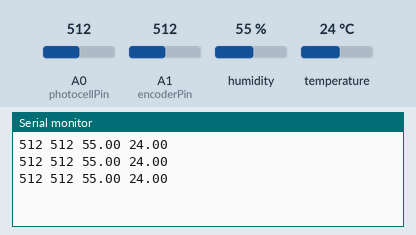
The sketch below on a simulated Arduino Uno, built with avr-gcc and run on an emulated ATmega328P. On the bench: the last lines printed to the serial monitor. The test bench sets the inputs (shaded band); at power-on: humidity 55 %, A0 (photocellPin) = 512, A1 (encoderPin) = 512, temperature 24 °C.

Above: at 1.3 s.
1.4 s: humidity set to 22 %
At 2.0 s:
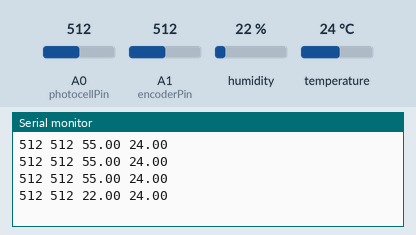
2.9 s: A0 (photocellPin) set to 716
At 3.6 s:
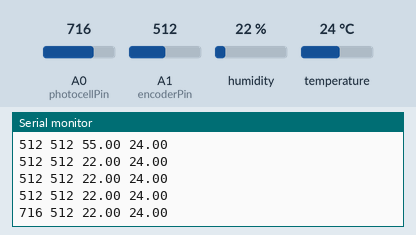
4.4 s: A1 (encoderPin) set to 716
At 5.1 s:
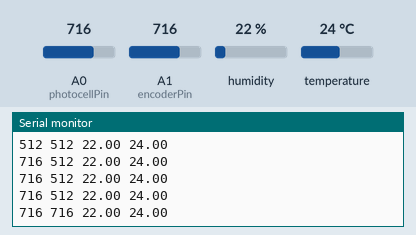
5.9 s: temperature set to 12 °C
At 5.9 s:
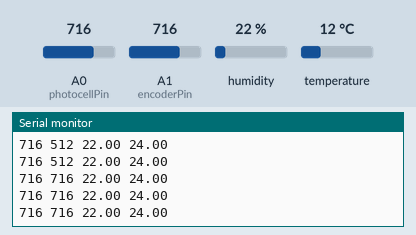
7.4 s: A0 (photocellPin) set to 992
At 7.8 s:
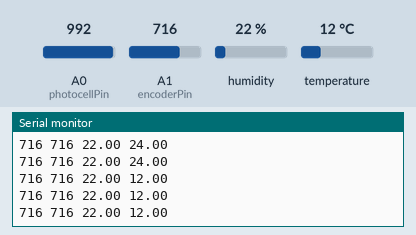
10.5 s: A1 (encoderPin) set to 992
At 10.8 s:
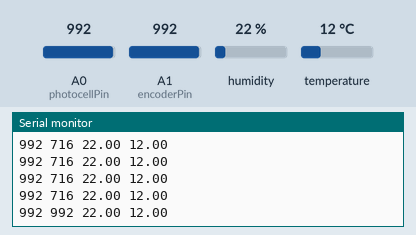
Timing chart, 0 to 13.0 s (numbered marks = the images above; inputs shaded):
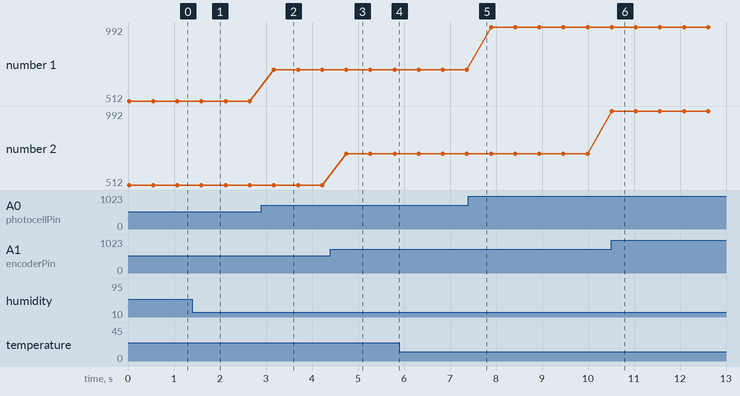

The sketch:

arduweather.ino
```cpp
#include <dht.h> // for humidity and temperature

dht DHT;
int photocellPin = 0;
int encoderPin = 1;
int photocellReading;
int chk;

#define DHT11_PIN 7

void setup() {
  Serial.begin( 9600 );
}

void loop() {
  chk = DHT.read11( DHT11_PIN );
  Serial.print( analogRead( photocellPin ) ); // light intesity
  Serial.print( " " );
  Serial.print( analogRead( encoderPin ) ); // ground humidity
  Serial.print( " " );
  Serial.print( DHT.humidity ); // air humidity
  Serial.print( " " );
  Serial.println( DHT.temperature ); // temperature
  delay(500);
}
```

Measured:
- after the input at 1.4 s, the serial monitor: prints a new line after 0.20 s (image 1)
- after the input at 2.9 s, the serial monitor: prints a new line after 0.27 s (image 2)
- after the input at 4.4 s, the serial monitor: prints a new line after 0.34 s (image 3)
- after the input at 10.5 s, the serial monitor: prints a new line at once (image 6)
- plotted number 1: 512 → 716 after the input at 2.9 s, 716 → 992 after the input at 7.4 s
